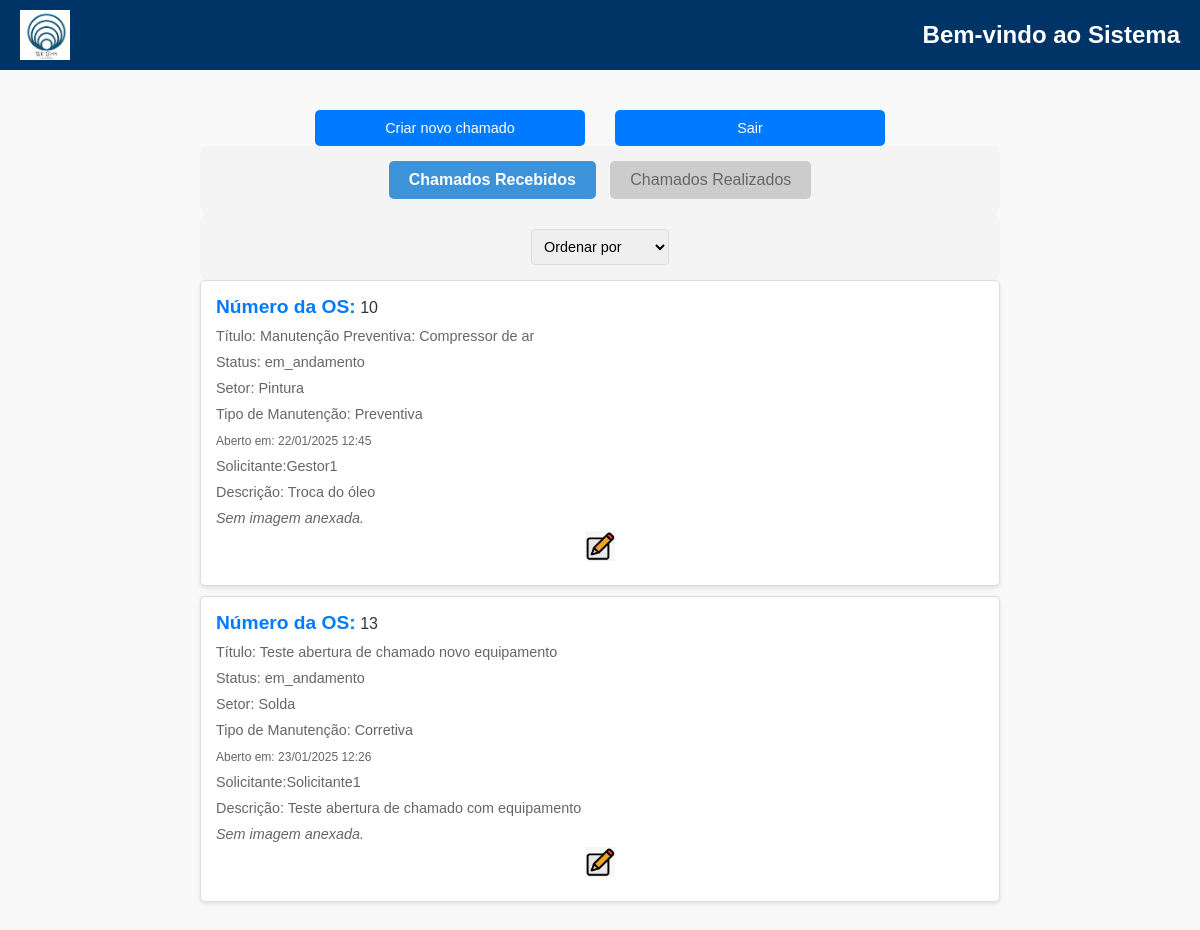
/tela_inicial/ (signed in), run on an earlier commit of the app's database.
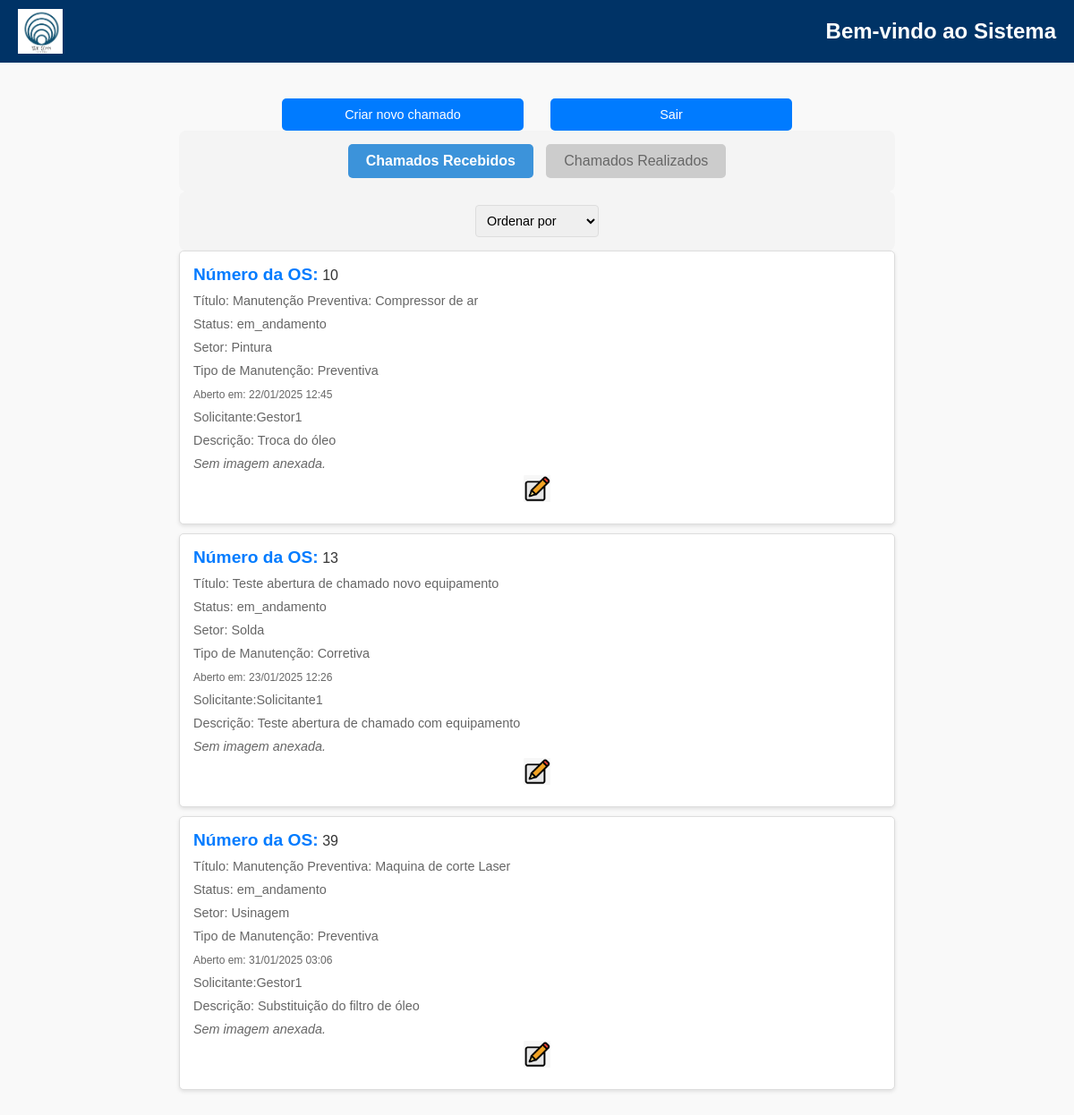
And on a later commit of the database.
### gestaoOS/models.py (models this page shows, shortened)
class Chamado(models.Model):
    STATUS_CHOICES = [
        ('pendente', 'Pendente'),
        ('em_andamento', 'Em Andamento'),
        ('finalizado', 'finalizado'),
        ('concluido', 'Concluído'),
    ]
    TIPO_MANUTENCAO_CHOICES = [
        ('corretiva', 'Corretiva'),
        ('preventiva', 'Preventiva'),
        ('melhoria', 'Melhoria'),
    ]
    usuario = models.ForeignKey(User, on_delete=models.CASCADE, related_name='chamados')
    titulo = models.CharField(max_length=200)
    descricao = models.TextField()
    status = models.CharField(max_length=50, choices=STATUS_CHOICES, default='pendente')
    setor = models.ForeignKey(Setor, on_delete=models.CASCADE, related_name='setor')
    equipamento = models.ForeignKey(Equipamento, on_delete=models.CASCADE, related_name='chamados_equipamento', null=True,blank=True)
    data_criacao = models.DateTimeField(auto_now_add=True)
    data_atualizacao = models.DateTimeField(auto_now=True)
    tempo_parada = models.FloatField(null=True, help_text="Tempo de parada em horas")
    custo_total = models.DecimalField(max_digits=10, decimal_places=2, default=0)
    diagnostico = models.TextField(null=True, blank=True)
    solucao = models.TextField(null=True, blank=True)
    causa_raiz = models.TextField(null=True, blank=True)
    data_inicio_atendimento = models.DateTimeField(null=True)
    data_fim_atendimento = models.DateTimeField(null=True)
    tipo_manutencao = models.CharField(
        max_length=20,
        choices=TIPO_MANUTENCAO_CHOICES,
        default='corretiva',
    )
    tecnico = models.ForeignKey(
        User,
        on_delete=models.SET_NULL,
        null=True,
        blank=True,
        related_name='tecnico_chamados',
        limit_choices_to={'groups__name': 'Técnico'},  # Filtra apenas usuários no grupo "Técnico"
    )
    local = models.CharField(max_length=150, blank=True)
    foto = models.ImageField(upload_to='fotos_chamados/', null=True, blank=True)

class Setor(models.Model):
    nome = models.CharField(max_length=100, unique=True)
    def __str__(self):
        return self.nome

### gestaoOS/views.py (the view, shortened to what this page needs)
# urls.py: path('tela_inicial/', tela_inicial, name='tela_inicial'),
@login_required
def tela_inicial(request):
    if request.user.groups.filter(name="Gestor").exists():
        chamados = Chamado.objects.select_related('usuario', 'setor', 'tecnico')
        status = request.GET.get('status', 'pendente')
        if status:
            chamados = chamados.filter(status=status)
        tecnico_id = request.GET.get('tecnico')
        if tecnico_id:
            chamados = chamados.filter(tecnico__id=tecnico_id)
        setor_id = request.GET.get('setor')
        if setor_id:
            chamados = chamados.filter(setor__id=setor_id)
        usuario = request.GET.get('usuario', '').strip()
        if usuario:
            chamados = chamados.filter(usuario__username__icontains=usuario)
        titulo_descricao = request.GET.get('titulo_descricao', '').strip()
        if titulo_descricao:
            chamados = chamados.filter(
                models.Q(titulo__icontains=titulo_descricao) |
                models.Q(descricao__icontains=titulo_descricao)
            )
        equipamento = request.GET.get('equipamento', '').strip()
        if equipamento:
            chamados = chamados.filter(equipamento__nome__icontains=equipamento)
        data = request.GET.get('data', '')
        if data == "mais_antigo":
            chamados = chamados.order_by('data_criacao')
        else:
            chamados = chamados.order_by('-data_criacao')
        tecnicos = User.objects.filter(groups__name="Técnico")
        setores = Setor.objects.all()
        for chamado in chamados:
            chamado.foto_url = chamado.foto.url if chamado.foto else None
        return render(request, 'tela_gestor.html', {
            'chamados_por_solicitante': chamados,
            'tecnicos': tecnicos,
            'setores': setores,
        })
    elif request.user.groups.filter(name="Técnico").exists():
        tipo = request.GET.get('tipo', 'recebidos')  # Padrão é "recebidos"
        if tipo == 'realizados':
            ordenar = request.GET.get('ordenar', 'mais_recente')  # Se tipo é "realizados", padrão é "mais_recente"
        else:
            ordenar = request.GET.get('ordenar', 'em_andamento')  # Padrão é "em_andamento" para outros tipos
        if tipo == 'realizados':
            chamados = Chamado.objects.filter(usuario=request.user).select_related('setor', 'tecnico')
        elif tipo == 'recebidos':
            chamados = Chamado.objects.filter(tecnico=request.user).select_related('usuario', 'setor')
        else:
            chamados = Chamado.objects.none()  # Caso tipo tenha um valor inválido
        if ordenar == "mais_recente":
            chamados = chamados.order_by('-data_criacao')
        elif ordenar == "mais_antigo":
            chamados = chamados.order_by('data_criacao')
        elif ordenar == "pendente":
            chamados = chamados.filter(status='pendente')
        elif ordenar == "em_andamento":
            chamados = chamados.filter(status='em_andamento')
        elif ordenar == "finalizado":
            chamados = chamados.filter(status='finalizado')
        elif ordenar == "concluido":
            chamados = chamados.filter(status='concluido')
        else:  # Caso ordenar tenha um valor inválido ou não especificado
            chamados = chamados.filter(status='em_andamento') if tipo == 'recebidos' else chamados.order_by('-data_criacao')
        return render(request, 'tela_tecnico.html', {'chamados': chamados, 'tipo': tipo, 'ordenar': ordenar})

### gestaoOS/templates/tela_tecnico.html (shortened to what this page needs)
{% extends 'base.html' %}
{% load static %}
{% block content %}
<div class="container">
    <div class="actions" style="display: flex; justify-content: center;">
        <a href="{% url 'criar_chamado' %}" style="margin-right: 10px;">Criar novo chamado</a>
        <a href="{% url 'login' %}">Sair</a>
    </div>
    <div class="header-filters">
        <form method="get" action="">
            <button type="submit" name="tipo" value="recebidos"
                    class="toggle-button {% if request.GET.tipo == 'recebidos' or not request.GET.tipo %}selected{% else %}deselected{% endif %}">
                    Chamados Recebidos
            </button>
            <button type="submit" name="tipo" value="realizados"
                    class="toggle-button {% if request.GET.tipo == 'realizados' %}selected{% else %}deselected{% endif %}">
                    Chamados Realizados
            </button>
        </form>
    </div>
    <div class="header-filters">
        <form method="get" action="" id="ordenar-form">
            <select name="ordenar" id="ordenar-select" onchange="updateUrl()">
                <option value="">Ordenar por</option>
            </select>
        </form>
    </div>
    <ul class="chamados-list">
        {% for chamado in chamados %}
            <li class="chamado-item">
                <div class="chamado-grid">
                    <div class="coluna-1">
                        <strong>Número da OS:</strong> {{ chamado.id }}
                        <p>Título: {{ chamado.titulo }}</p>
                        <p>Status: {{ chamado.status }}</p>
                        <p>Setor: {{ chamado.setor }}</p>
                        <p>Tipo de Manutenção: {{ chamado.get_tipo_manutencao_display }}</p>
                        <p><small>Aberto em: {{ chamado.data_criacao|date:"d/m/Y H:i" }}</small></p>
                        {% if tipo == 'recebidos' %}
                            <p>Solicitante:{{ chamado.usuario.username }}</p>
                        {% endif %}
                    </div>
                    <div class="coluna-2">
                        <p>Descrição: {{ chamado.descricao }}</p>
                        {% if chamado.foto %}
                            <div class="mt-2">
                                <a href="{{ chamado.foto.url }}" target="_blank" class="btn btn-image">
                                    <i class="bi bi-image"></i> Ver Imagem
                                </a>
                            </div>
                        {% else %}
                            <p><em>Sem imagem anexada.</em></p>
                        {% endif %}
                        {% if chamado.status == 'em_andamento' %}
                            <div class="action-buttons">
                                <a href="{% url 'gerenciar_acoes' chamado.id %}" class="btn btn-info mt-3">
                                    <img src="{% static 'images/edit_icon.png' %}" alt="Editar" style="width: 30px; height: 30px;"></i>
                                </a>
                            </div>
                        {% endif %}
                    </div>
                </div>
            </li>
        {% empty %}
            <li>
                <p>Você ainda não abriu nenhum chamado.</p>
            </li>
        {% endfor %}
    </ul>
</div>
{% endblock %}

### CadEquip/templates/base.html (shortened to what this page needs)
{% load static %}
<!DOCTYPE html>
<html lang="en">
<head>
    <link rel="stylesheet" href="{% static 'css/style.css' %}">
    <link href="https://cdn.jsdelivr.net/npm/bootstrap-icons/font/bootstrap-icons.css" rel="stylesheet">
</head>
<body>
    <header class="header">
        <img src="{% static 'images/logo.png' %}" alt="Logo">
        <h1>{% block header %}Bem-vindo ao Sistema{% endblock %}</h1>
    </header>
    <main>
        {% block content %}{% endblock %}
    </main>
</body>
</html>

### gestaoOS/static/css/style.css (style rules this page uses)
body { font-family: Garamond, sans-serif; margin: 0; padding: 0; background-color: #f9f9f9; color: #333; }
.header { display: flex; align-items: center; justify-content: space-between; background-color: #003366; color: white; padding: 10px 20px; }
.header img { width: 50px; height: 50px; }
.header h1 { margin: 0; font-size: 1.5rem; }
.container { padding: 20px; max-width: 800px; margin: 0 auto; }
.chamados-list { list-style-type: none; padding: 0; margin: 0; }
.chamados-list li { background: #ffffff; border: 1px solid #ddd; border-radius: 5px; padding: 15px; margin-bottom: 10px; box-shadow: 0 2px 4px rgba(0, 0, 0, 0.1); }
.chamados-list li strong { font-size: 1.2rem; color: #007bff; }
.chamados-list li p { margin: 10px 0 0; font-size: 0.9rem; color: #666; }
.actions { display: flex; justify-content: space-between; margin-top: 20px; gap: 20px; align-items: center; }
.actions a { text-decoration: none; color: white; background-color: #007bff; padding: 10px 15px; border-radius: 5px; font-size: 0.9rem; width: 30%; text-align: center; }
.action-buttons { display: flex; gap: 10px; justify-content: center; }
.btn { padding: 5px 10px; text-decoration: none; border-radius: 4px; transition: background-color 0.3s; }
.header-filters { display: flex; justify-content: center; flex-wrap: wrap; gap: 15px; background-color: #f4f4f4; border-radius: 8px; padding: 15px; align-items: flex-end; }
.header-filters select, .header-filters input { width: 100%; padding: 8px; border: 1px solid #ddd; border-radius: 4px; box-sizing: border-box; font-size: 0.9em; }
.toggle-button { padding: 10px 20px; border: none; border-radius: 5px; cursor: pointer; margin: 0 5px; font-size: 1rem; transition: background-color 0.3s, color 0.3s; }
.toggle-button.selected { background-color: #3C93DA; color: white; font-weight: bold; }
.toggle-button.deselected { background-color: #ccc; color: #666; }
input, select, textarea { width: 100%; }

What changed in the data, as far as the page shows it:
added Chamado: id "39", titulo "Manutenção Preventiva: Maquina de corte Laser", status "em_andamento", setor "Usinagem", tipo_manutencao "Preventiva", data_criacao "31/01/2025 03:06", usuario.username "Gestor1", descricao "Substituição do filtro de óleo", foto "Sem imagem anexada."
